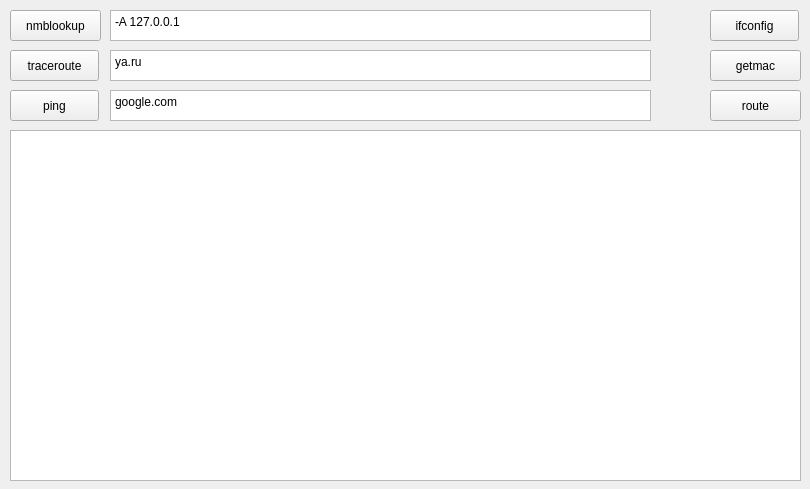
<?xml version="1.0" encoding="UTF-8"?>
<ui version="4.0">
 <class>MainWindow</class>
 <widget class="QMainWindow" name="MainWindow">
  <property name="geometry">
   <rect>
    <x>0</x>
    <y>0</y>
    <width>810</width>
    <height>489</height>
   </rect>
  </property>
  <property name="windowTitle">
   <string>MainWindow</string>
  </property>
  <widget class="QWidget" name="centralwidget">
   <widget class="QPushButton" name="ifconfig_button">
    <property name="geometry">
     <rect>
      <x>710</x>
      <y>10</y>
      <width>89</width>
      <height>31</height>
     </rect>
    </property>
    <property name="text">
     <string>ifconfig</string>
    </property>
   </widget>
   <widget class="QPushButton" name="traceroute_button">
    <property name="geometry">
     <rect>
      <x>10</x>
      <y>50</y>
      <width>89</width>
      <height>31</height>
     </rect>
    </property>
    <property name="text">
     <string>traceroute</string>
    </property>
   </widget>
   <widget class="QPlainTextEdit" name="traceroute_text">
    <property name="geometry">
     <rect>
      <x>110</x>
      <y>50</y>
      <width>541</width>
      <height>31</height>
     </rect>
    </property>
    <property name="plainText">
     <string>ya.ru</string>
    </property>
   </widget>
   <widget class="QPlainTextEdit" name="result">
    <property name="geometry">
     <rect>
      <x>10</x>
      <y>130</y>
      <width>791</width>
      <height>351</height>
     </rect>
    </property>
    <property name="readOnly">
     <bool>true</bool>
    </property>
   </widget>
   <widget class="QPushButton" name="getmac_button">
    <property name="geometry">
     <rect>
      <x>710</x>
      <y>50</y>
      <width>91</width>
      <height>31</height>
     </rect>
    </property>
    <property name="text">
     <string>getmac</string>
    </property>
   </widget>
   <widget class="QPushButton" name="nmblookup_button">
    <property name="geometry">
     <rect>
      <x>10</x>
      <y>10</y>
      <width>91</width>
      <height>31</height>
     </rect>
    </property>
    <property name="text">
     <string>nmblookup</string>
    </property>
   </widget>
   <widget class="QPlainTextEdit" name="nmblookup_text">
    <property name="geometry">
     <rect>
      <x>110</x>
      <y>10</y>
      <width>541</width>
      <height>31</height>
     </rect>
    </property>
    <property name="plainText">
     <string>-A 127.0.0.1</string>
    </property>
   </widget>
   <widget class="QPushButton" name="ping_button">
    <property name="geometry">
     <rect>
      <x>10</x>
      <y>90</y>
      <width>89</width>
      <height>31</height>
     </rect>
    </property>
    <property name="text">
     <string>ping</string>
    </property>
   </widget>
   <widget class="QPlainTextEdit" name="ping_text">
    <property name="geometry">
     <rect>
      <x>110</x>
      <y>90</y>
      <width>541</width>
      <height>31</height>
     </rect>
    </property>
    <property name="plainText">
     <string>google.com</string>
    </property>
   </widget>
   <widget class="QPushButton" name="route_button">
    <property name="geometry">
     <rect>
      <x>710</x>
      <y>90</y>
      <width>91</width>
      <height>31</height>
     </rect>
    </property>
    <property name="text">
     <string>route</string>
    </property>
   </widget>
  </widget>
 </widget>
 <resources/>
 <connections/>
</ui>
